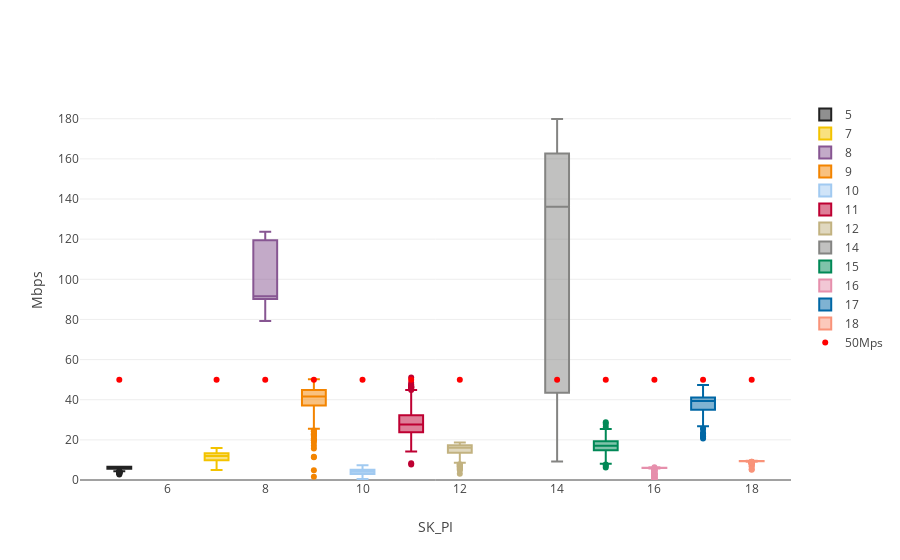

Write notebook code for a chart like this one.
### Code cell
if all_data:
    t="Download speed"
else:
    t="Download speed by hour over the last "+time_interval+ " starting from "+ starting_point,
simple_boxplot(dataframe=download_df,plot_value='DOWNLOAD',sort_value='SK_PI',
               title=t, 
               ytitle="Mbps",downloadline=True)

### Figure 1 — Plotly figure (JSON) as saved in the notebook; plotly's stock layout.template omitted (floating-point values rounded to 4 significant figures; data arrays with more than 128 entries replaced by an {"elided": "..."} marker saying what was removed)
{"data": [{"marker": {"color": "222222"}, "name": 5, "type": "box", "y": {"elided": "172 float values"}}, {"marker": {"color": "F3C300"}, "name": 7, "type": "box", "y": {"elided": "172 float values"}}, {"marker": {"color": "875692"}, "name": 8, "type": "box", "y": [90.66, 92.28, 118.7, 89.4, 91.71, 85.63, 79.27, 121.1, 90.03, 123.2, 91.21, 87.65, 91.4, 123.2, 90.29, 91.27, 90.78, 118.7, 120.5, 90.07, 92.06, 123.6, 120.2, 117.4]}, {"marker": {"color": "F38400"}, "name": 9, "type": "box", "y": {"elided": "172 float values"}}, {"marker": {"color": "A1CAF1"}, "name": 10, "type": "box", "y": {"elided": "154 float values"}}, {"marker": {"color": "BE0032"}, "name": 11, "type": "box", "y": {"elided": "172 float values"}}, {"marker": {"color": "C2B280"}, "name": 12, "type": "box", "y": {"elided": "172 float values"}}, {"marker": {"color": "848482"}, "name": 14, "type": "box", "y": {"elided": "171 float values"}}, {"marker": {"color": "008856"}, "name": 15, "type": "box", "y": {"elided": "172 float values"}}, {"marker": {"color": "E68FAC"}, "name": 16, "type": "box", "y": {"elided": "161 float values"}}, {"marker": {"color": "0067A5"}, "name": 17, "type": "box", "y": {"elided": "170 float values"}}, {"marker": {"color": "F99379"}, "name": 18, "type": "box", "y": {"elided": "168 float values"}}, {"marker": {"color": "red"}, "mode": "markers", "name": "50Mps", "type": "scatter", "x": [5, 7, 8, 9, 10, 11, 12, 14, 15, 16, 17, 18], "y": [50, 50, 50, 50, 50, 50, 50, 50, 50, 50, 50, 50]}], "layout": {"title": ["Download speed by hour over the last 4w starting from 2019-01-24 13:59:09"], "xaxis": {"title": "SK_PI"}, "yaxis": {"rangemode": "tozero", "title": "Mbps"}}}
